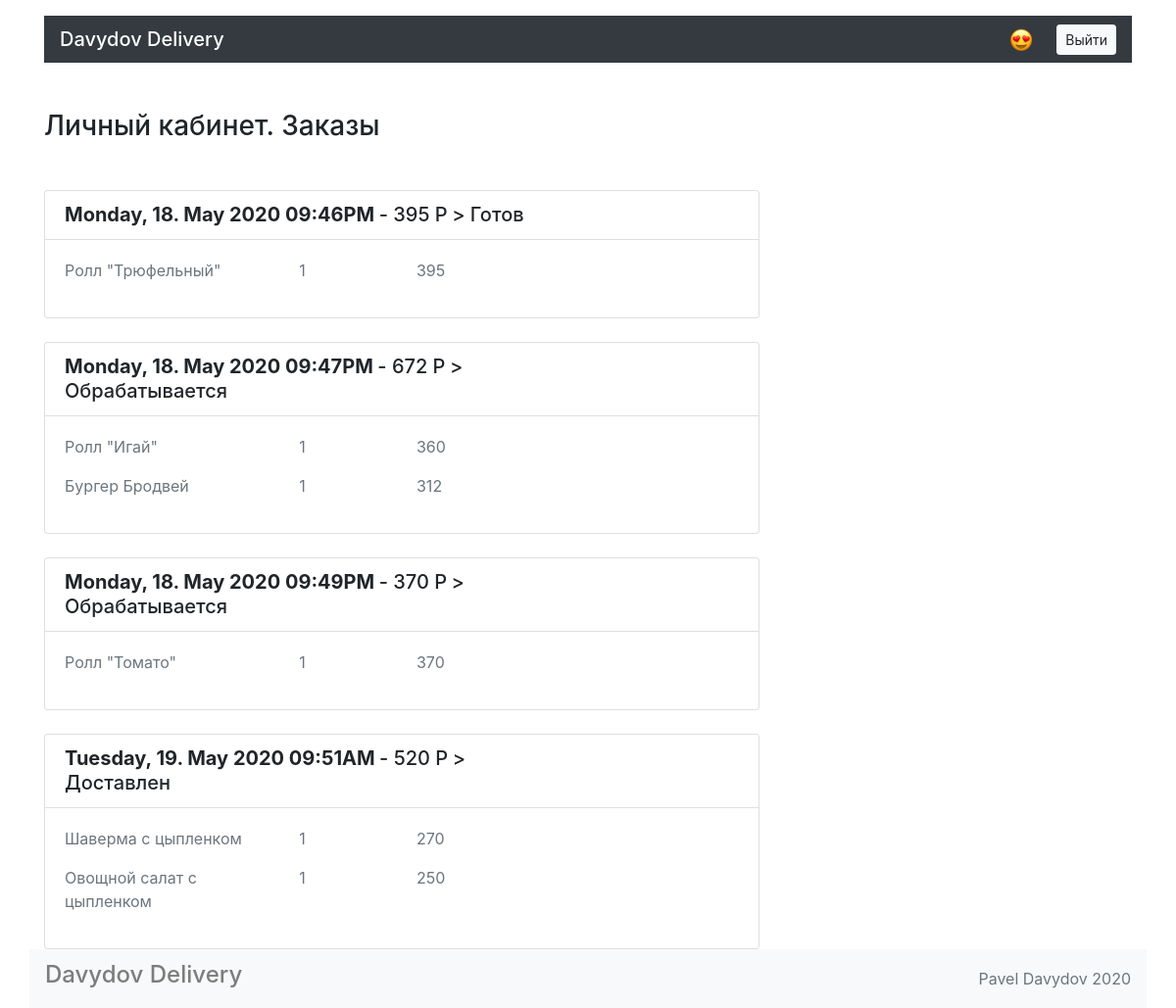
The page /account/ (signed in) on the database its author committed.
### models.py (models this page shows)
class Order(db.Model):
    __tablename__ = "orders"
    id = db.Column(db.Integer, primary_key=True)
    date = db.Column(db.String)
    amount = db.Column(db.Integer)
    status = db.Column(db.String(100))
    mail = db.Column(db.String(100))
    phone = db.Column(db.String(15))
    address = db.Column(db.String(255))
    users = db.relationship("User", secondary=user_orders, back_populates="orders")
    foods = db.relationship("Food", secondary=orders_foods, back_populates="orders")

class Food(db.Model):
    __tablename__ = "foods"
    id = db.Column(db.Integer, primary_key=True)
    title = db.Column(db.String(100))
    price = db.Column(db.Integer)
    description = db.Column(db.String(255))
    picture = db.Column(db.String(100))
    categories = db.relationship("Category", secondary=food_categories, back_populates="foods")
    orders = db.relationship("Order", secondary=orders_foods, back_populates="foods")

### views.py (the view, shortened to what this page needs)
@app.route('/account/', methods=["GET", "POST"])
def account_page():
    form = LoginAuthForm()
    if session.get('id_user'):
        orders = User.query.filter(User.id == session['id_user']).scalar()
        ordered_dict = {}
        for order in orders.orders:
            food_in_order = Order.query.filter(Order.id == order.id).scalar().foods
            ordered_dict[order] = food_in_order
        return render_template('account.html', login=get_login(), orders=ordered_dict)
    return redirect('/user_login')

### common.py (called while the page is built)
def get_login():
    return True if session.get('id_user') else False

### templates/account.html (shortened to what this page needs)
{% extends 'base.html' %}
{% block container %}
</head>
<body>
  <main class="container">
    <section class="row">
      <div class="col-12 col-lg-8">
        <h1 class="h3 my-5">Личный кабинет. Заказы</h1>
        {% if orders %}
        {% for order, order_data in orders.items() %}
        <div class="card mt-4">
          <ul class="list-group list-group-flush">
            <li class="list-group-item">
              <div class="row">
                <div class="col-7 col-lg-9">
                  <span class="h5 font-weight-bold">{{ order.date }}</span>
                  <span class="h5">- {{ order.amount }} P</span>
                  <span class="h5">> {{ order.status }}</span>
                </div>
              </div>
            </li>
            <div class="card-body">
              <div class="row">
               {% for food in  order_data %}
                    <p class="col-4 text-muted"> {{ food.title }} </p>
                    <p class="col-2 text-muted"> 1</p>
                    <p class="col-6 text-muted"> {{ food.price }} </p>
                {% endfor %}
              </div>
            </div>
          </ul>
        </div>
        {% endfor %}
      {% else %}
            <div class="alert alert-warning" role="alert">Вы еще не делали заказы</div>
      {% endif %}
      </div>
    </section>
  </main>
</body>
{% endblock %}

### templates/account.html (style rules this page uses)
html { position: relative; min-height: 100%; }
body { margin-bottom: 60px; }

### rows shown on the page
Order: date "Monday, 18. May 2020 09:46PM", amount "395", status "Готов"
Food: title "Ролл \"Трюфельный\"", price "395"
Order: date "Monday, 18. May 2020 09:47PM", amount "672", status "Обрабатывается"
Food: title "Ролл \"Игай\"", price "360"
Food: title "Бургер Бродвей", price "312"
Order: date "Monday, 18. May 2020 09:49PM", amount "370", status "Обрабатывается"
Food: title "Ролл \"Томато\"", price "370"
Order: date "Tuesday, 19. May 2020 09:51AM", amount "520", status "Доставлен"
Food: title "Шаверма с цыпленком", price "270"
Food: title "Овощной салат с цыпленком", price "250"
